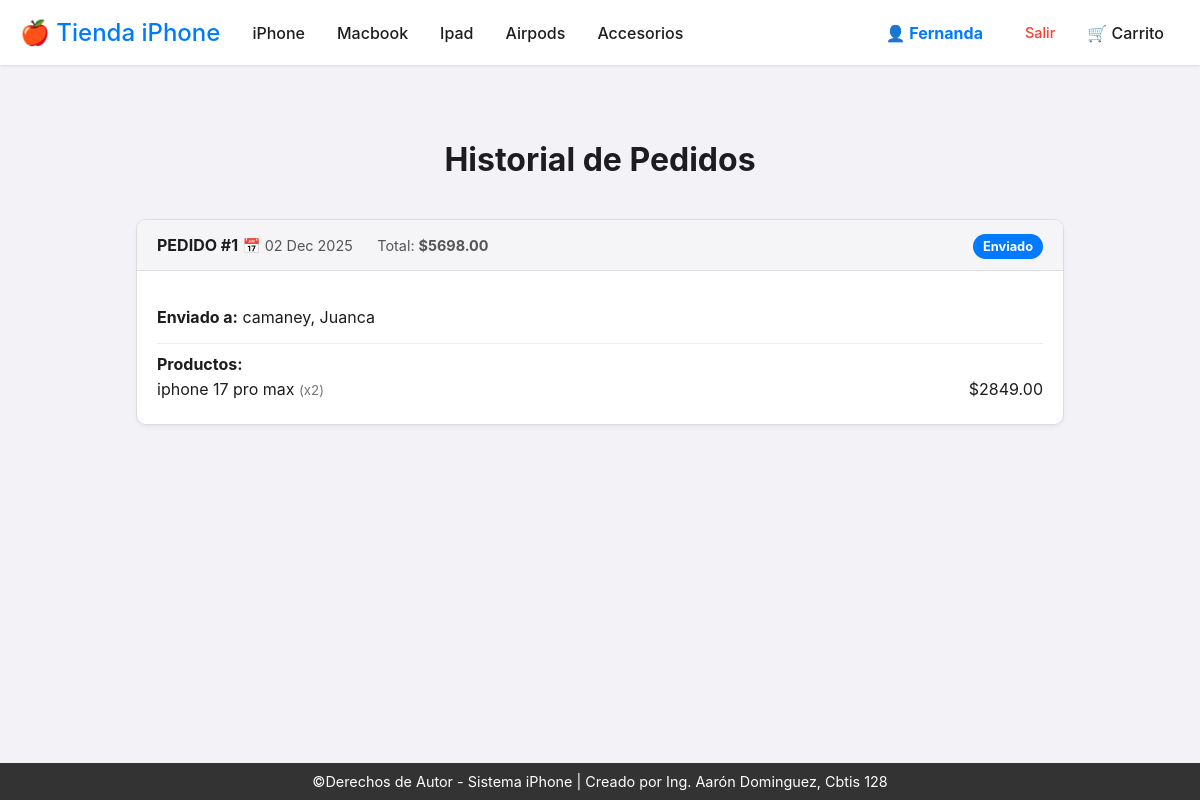
Page /mis-pedidos/ (signed in) on the committed database.
### app_Iphone/models.py (models this page shows, shortened)
class Pedido(models.Model):
    usuario = models.ForeignKey(Usuario, on_delete=models.CASCADE)
    direccion_envio = models.ForeignKey(Direccion, on_delete=models.SET_NULL, null=True, blank=True)
    metodo_pago = models.ForeignKey(MetodoPago, on_delete=models.SET_NULL, null=True, blank=True)
    fecha_pedido = models.DateTimeField(auto_now_add=True)
    total = models.DecimalField(max_digits=12, decimal_places=2, default=0)
    estado = models.CharField(max_length=20, default="Pendiente")

class Direccion(models.Model):
    calle = models.CharField(max_length=255)
    codigo_postal = models.CharField(max_length=10)
    colonia = models.CharField(max_length=100)
    ciudad = models.CharField(max_length=100)
    pais = models.CharField(max_length=100)

class DetallePedido(models.Model):
    pedido = models.ForeignKey(Pedido, on_delete=models.CASCADE)
    celular = models.ForeignKey(Celular, null=True, blank=True, on_delete=models.SET_NULL)
    laptop = models.ForeignKey(Laptop, null=True, blank=True, on_delete=models.SET_NULL)
    tablet = models.ForeignKey(Tablet, null=True, blank=True, on_delete=models.SET_NULL)
    airpod = models.ForeignKey(Airpod, null=True, blank=True, on_delete=models.SET_NULL)
    accesorio = models.ForeignKey(Accesorio, null=True, blank=True, on_delete=models.SET_NULL)
    cantidad = models.PositiveIntegerField(default=1)
    precio_unitario = models.DecimalField(max_digits=10, decimal_places=2)

class Celular(models.Model):
    modelo = models.CharField(max_length=100)
    descripcion = models.TextField()
    precio = models.DecimalField(max_digits=10, decimal_places=2)
    imagen_url = models.URLField()

### app_Iphone/views.py (the view)
# urls.py: path('mis-pedidos/', views.tienda_mis_pedidos, name='tienda_mis_pedidos'),
def tienda_mis_pedidos(request):
    if not request.session.get('usuario_id'):
        return redirect('tienda_login')
    usuario = get_object_or_404(Usuario, pk=request.session['usuario_id'])
    pedidos = Pedido.objects.filter(usuario=usuario).order_by('-fecha_pedido')
    cart_data = _get_cart_data(request)
    context = {
        'titulo': 'Mis Pedidos',
        'usuario': usuario,
        'pedidos': pedidos,
        'cart_item_count': cart_data['item_count']
    }
    return render(request, 'tienda/mis_pedidos.html', context)

### app_Iphone/views.py (called while the page is built, shortened)
def _get_cart_data(request):
    cart = request.session.get('cart', {})
    cart_items = []
    total_general = Decimal('0.00')
    item_count = 0
    items_to_delete = []
    if items_to_delete:
        for key in items_to_delete:
            if key in request.session['cart']:
                del request.session['cart'][key]
        request.session.modified = True
    request.session['cart_item_count'] = item_count
    return {'cart_items': cart_items, 'total_general': total_general, 'item_count': item_count}

### app_Iphone/templates/tienda/mis_pedidos.html (shortened to what this page needs)
{% extends "tienda/base_tienda.html" %}
{% block content %}
<div class="orders-container">
    <h1 style="text-align: center; margin-bottom: 40px;">Historial de Pedidos</h1>
    {% if pedidos %}
        {% for pedido in pedidos %}
            <div class="order-card">
                <div class="order-header">
                    <div class="order-info">
                        <strong>PEDIDO #{{ pedido.id }}</strong>
                        <span>📅 {{ pedido.fecha_pedido|date:"d M Y" }}</span>
                        <span>Total: <strong>${{ pedido.total }}</strong></span>
                    </div>
                    <div>
                        <span class="status-badge
                            {% if pedido.estado == 'Pendiente' %}status-pendiente
                            {% elif pedido.estado == 'Enviado' %}status-enviado
                            {% elif pedido.estado == 'Entregado' %}status-entregado
                            {% else %}status-cancelado{% endif %}">
                            {{ pedido.estado }}
                        </span>
                    </div>
                </div>
                <div class="order-body">
                    <p><strong>Enviado a:</strong> {{ pedido.direccion_envio.calle }}, {{ pedido.direccion_envio.colonia }}</p>
                    <hr style="border: 0; border-top: 1px solid #eee; margin: 10px 0;">
                    <strong>Productos:</strong>
                    <ul class="product-list">
                        {% for detalle in pedido.detallepedido_set.all %}
                        <li class="product-item">
                            <span>
                                {% if detalle.celular %}{{ detalle.celular.modelo }}
                                {% elif detalle.laptop %}{{ detalle.laptop.modelo }}
                                {% elif detalle.tablet %}{{ detalle.tablet.modelo }}
                                {% elif detalle.airpod %}{{ detalle.airpod.modelo }}
                                {% elif detalle.accesorio %}{{ detalle.accesorio.tipo }}
                                {% endif %}
                                <small style="color: #777;">(x{{ detalle.cantidad }})</small>
                            </span>
                            <span>${{ detalle.precio_unitario }}</span>
                        </li>
                        {% endfor %}
                    </ul>
                </div>
            </div>
        {% endfor %}
    {% else %}
        <div style="text-align: center; padding: 50px;">
            <h3>Aún no has realizado ninguna compra.</h3>
            <a href="{% url 'tienda_index' %}" class="btn" style="background: #007aff; color: white; padding: 10px 20px; border-radius: 20px; text-decoration: none;">Ir a comprar</a>
        </div>
    {% endif %}
</div>
{% endblock %}

### app_Iphone/templates/tienda/base_tienda.html (shortened to what this page needs)
<!DOCTYPE html>
<html lang="es">
<head>
</head>
<body>
    <div class="tienda-navbar">
        <ul>
            <li><a href="{% url 'tienda_index' %}" class="tienda-logo">🍎 Tienda iPhone</a></li>
            <li><a href="{% url 'tienda_celulares' %}">iPhone</a></li>
            <li><a href="{% url 'tienda_laptops' %}">Macbook</a></li>
            <li><a href="{% url 'tienda_tablets' %}">Ipad</a></li>
            <li><a href="{% url 'tienda_airpods' %}">Airpods</a></li>
            <li><a href="{% url 'tienda_accesorios' %}">Accesorios</a></li>
            <li class="tienda-actions">
                {% if request.session.usuario_id %}
                    <a href="{% url 'tienda_mis_pedidos' %}" style="color: var(--apple-blue); font-weight: bold; margin-right: 10px;">
                        👤 {{ request.session.usuario_nombre|default:"Mi Cuenta" }}
                    </a>
                    <a href="{% url 'tienda_logout' %}" style="font-size: 0.9em; color: #ff3b30;">Salir</a>
                {% else %}
                    <a href="{% url 'tienda_login' %}">Iniciar Sesión</a>
                {% endif %}
                <a href="{% url 'tienda_ver_carrito' %}">
                    🛒 Carrito {% if cart_item_count > 0 %}({{ cart_item_count }}){% endif %}
                </a>
            </li>
        </ul>
    </div>
    <div class="tienda-container">
        {% block content %}
        {% endblock %}
    </div>
    <footer class="footer">
        <p style="margin: 0;">&copy;Derechos de Autor - Sistema iPhone | Creado por Ing. Aarón Dominguez, Cbtis 128</p>
    </footer>
</body>
</html>

### app_Iphone/templates/tienda/base_tienda.html (style rules this page uses)
:root { --apple-blue: #007aff; --apple-gray: #f2f2f7; --text-color: #1d1d1f; --color-principal: #333; }
body { font-family: -apple-system, BlinkMacSystemFont, "Segoe UI", Roboto, Helvetica, Arial, sans-serif; margin: 0; padding-top: 60px; background-color: var(--apple-gray); color: var(--text-color); }
.tienda-navbar { position: fixed; top: 0; left: 0; width: 100%; background-color: white; box-shadow: 0 1px 3px rgba(0, 0, 0, 0.1); z-index: 1000; }
.tienda-navbar ul { list-style-type: none; margin: 0; padding: 0 20px; overflow: hidden; display: flex; justify-content: space-between; align-items: center; }
.tienda-navbar li { float: left; }
.tienda-navbar li a { display: block; color: var(--text-color); text-align: center; padding: 18px 16px; text-decoration: none; font-weight: 500; }
.tienda-logo { font-size: 1.5em; font-weight: bold; color: var(--apple-blue) !important; padding-left: 0 !important; }
.tienda-actions { display: flex; align-items: center; margin-left: auto; }
.tienda-container { padding: 40px 20px; text-align: center; min-height: 80vh; }
.footer { position: fixed; bottom: 0; left: 0; width: 100%; background-color: var(--color-principal); color: white; text-align: center; padding: 10px 0; font-size: 0.9em; z-index: 999; }

### app_Iphone/templates/tienda/mis_pedidos.html (style rules this page uses)
.orders-container { width: 80%; margin: 40px auto; text-align: left; }
.order-card { background: white; border: 1px solid #ddd; border-radius: 10px; margin-bottom: 20px; box-shadow: 0 2px 5px rgba(0,0,0,0.05); overflow: hidden; }
.order-header { background-color: #f5f5f7; padding: 15px 20px; border-bottom: 1px solid #ddd; display: flex; justify-content: space-between; align-items: center; }
.order-info span { margin-right: 20px; color: #555; font-size: 0.9em; }
.order-body { padding: 20px; }
.status-badge { padding: 5px 10px; border-radius: 15px; font-size: 0.8em; font-weight: bold; color: white; }
.status-enviado { background-color: #007aff; }
.product-list { list-style: none; padding: 0; margin: 0; }
.product-item { display: flex; justify-content: space-between; padding: 5px 0; border-bottom: 1px solid #eee; }
.product-item:last-child { border-bottom: none; }

### rows in the picture
Pedido: id "1", fecha_pedido "02 Dec 2025", total "5698.00", estado "Enviado", direccion_envio.calle "camaney", direccion_envio.colonia "Juanca"
DetallePedido: celular.modelo "iphone 17 pro max", cantidad "2", precio_unitario "2849.00"

### other values in the picture
{{ request.session.usuario_nombre|default:"Mi Cuenta" }} "Fernanda"
